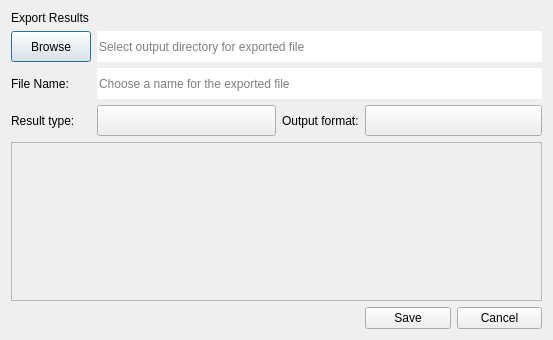
<?xml version="1.0" encoding="UTF-8"?>
<ui version="4.0">
 <class>ExportDialog</class>
 <widget class="QDialog" name="ExportDialog">
  <property name="geometry">
   <rect>
    <x>0</x>
    <y>0</y>
    <width>553</width>
    <height>340</height>
   </rect>
  </property>
  <property name="windowTitle">
   <string>Export Results</string>
  </property>
  <property name="windowIcon">
   <iconset resource="../resources/resources.qrc">
    <normaloff>:/icons/app_icon.svg</normaloff>:/icons/app_icon.svg</iconset>
  </property>
  <layout class="QGridLayout" name="gridLayout">
   <item row="0" column="0" colspan="6">
    <widget class="SubtitleLabel" name="label_5">
     <property name="sizePolicy">
      <sizepolicy hsizetype="Preferred" vsizetype="Fixed">
       <horstretch>0</horstretch>
       <verstretch>0</verstretch>
      </sizepolicy>
     </property>
     <property name="text">
      <string>Export Results</string>
     </property>
    </widget>
   </item>
   <item row="1" column="0">
    <widget class="PushButton" name="btn_browse_output_dir">
     <property name="sizePolicy">
      <sizepolicy hsizetype="Preferred" vsizetype="Fixed">
       <horstretch>0</horstretch>
       <verstretch>0</verstretch>
      </sizepolicy>
     </property>
     <property name="minimumSize">
      <size>
       <width>0</width>
       <height>31</height>
      </size>
     </property>
     <property name="text">
      <string>Browse</string>
     </property>
    </widget>
   </item>
   <item row="1" column="1" colspan="5">
    <widget class="LineEdit" name="line_edit_output_dir">
     <property name="minimumSize">
      <size>
       <width>0</width>
       <height>31</height>
      </size>
     </property>
     <property name="frame">
      <bool>false</bool>
     </property>
     <property name="placeholderText">
      <string>Select output directory for exported file</string>
     </property>
     <property name="clearButtonEnabled">
      <bool>true</bool>
     </property>
    </widget>
   </item>
   <item row="2" column="0">
    <widget class="BodyLabel" name="label_4">
     <property name="sizePolicy">
      <sizepolicy hsizetype="Fixed" vsizetype="Preferred">
       <horstretch>0</horstretch>
       <verstretch>0</verstretch>
      </sizepolicy>
     </property>
     <property name="minimumSize">
      <size>
       <width>0</width>
       <height>31</height>
      </size>
     </property>
     <property name="text">
      <string>File Name:</string>
     </property>
    </widget>
   </item>
   <item row="2" column="1" colspan="5">
    <widget class="LineEdit" name="line_edit_output_file_name">
     <property name="minimumSize">
      <size>
       <width>0</width>
       <height>31</height>
      </size>
     </property>
     <property name="frame">
      <bool>false</bool>
     </property>
     <property name="placeholderText">
      <string>Choose a name for the exported file</string>
     </property>
     <property name="clearButtonEnabled">
      <bool>true</bool>
     </property>
    </widget>
   </item>
   <item row="3" column="0">
    <widget class="BodyLabel" name="label_2">
     <property name="sizePolicy">
      <sizepolicy hsizetype="Fixed" vsizetype="Preferred">
       <horstretch>0</horstretch>
       <verstretch>0</verstretch>
      </sizepolicy>
     </property>
     <property name="minimumSize">
      <size>
       <width>0</width>
       <height>31</height>
      </size>
     </property>
     <property name="text">
      <string>Result type:</string>
     </property>
    </widget>
   </item>
   <item row="4" column="0" colspan="6">
    <widget class="CollapsibleFrame" name="collapsible_extra_metadata">
     <property name="frameShape">
      <enum>QFrame::Shape::StyledPanel</enum>
     </property>
     <property name="frameShadow">
      <enum>QFrame::Shadow::Raised</enum>
     </property>
    </widget>
   </item>
   <item row="5" column="0" colspan="4">
    <spacer name="horizontalSpacer">
     <property name="orientation">
      <enum>Qt::Orientation::Horizontal</enum>
     </property>
     <property name="sizeHint" stdset="0">
      <size>
       <width>348</width>
       <height>20</height>
      </size>
     </property>
    </spacer>
   </item>
   <item row="5" column="4">
    <widget class="PushButton" name="btn_accept">
     <property name="text">
      <string>Save</string>
     </property>
    </widget>
   </item>
   <item row="5" column="5">
    <widget class="PushButton" name="btn_reject">
     <property name="text">
      <string>Cancel</string>
     </property>
    </widget>
   </item>
   <item row="3" column="4" colspan="2">
    <widget class="ComboBox" name="combo_box_export_format">
     <property name="minimumSize">
      <size>
       <width>0</width>
       <height>31</height>
      </size>
     </property>
     <property name="text">
      <string/>
     </property>
    </widget>
   </item>
   <item row="3" column="3">
    <widget class="BodyLabel" name="label_3">
     <property name="sizePolicy">
      <sizepolicy hsizetype="Fixed" vsizetype="Preferred">
       <horstretch>0</horstretch>
       <verstretch>0</verstretch>
      </sizepolicy>
     </property>
     <property name="minimumSize">
      <size>
       <width>0</width>
       <height>31</height>
      </size>
     </property>
     <property name="text">
      <string>Output format:</string>
     </property>
    </widget>
   </item>
   <item row="3" column="1" colspan="2">
    <widget class="ComboBox" name="combo_box_result_type">
     <property name="minimumSize">
      <size>
       <width>0</width>
       <height>31</height>
      </size>
     </property>
     <property name="text">
      <string/>
     </property>
    </widget>
   </item>
  </layout>
 </widget>
 <customwidgets>
  <customwidget>
   <class>CollapsibleFrame</class>
   <extends>QFrame</extends>
   <header>signal_editor</header>
   <container>1</container>
  </customwidget>
  <customwidget>
   <class>LineEdit</class>
   <extends>QLineEdit</extends>
   <header>qfluentwidgets</header>
  </customwidget>
  <customwidget>
   <class>ComboBox</class>
   <extends>QPushButton</extends>
   <header>qfluentwidgets</header>
  </customwidget>
  <customwidget>
   <class>BodyLabel</class>
   <extends>QLabel</extends>
   <header>qfluentwidgets</header>
  </customwidget>
  <customwidget>
   <class>PushButton</class>
   <extends>QPushButton</extends>
   <header>qfluentwidgets</header>
  </customwidget>
  <customwidget>
   <class>SubtitleLabel</class>
   <extends>QLabel</extends>
   <header>qfluentwidgets</header>
  </customwidget>
 </customwidgets>
 <resources>
  <include location="../resources/resources.qrc"/>
 </resources>
 <connections/>
</ui>
